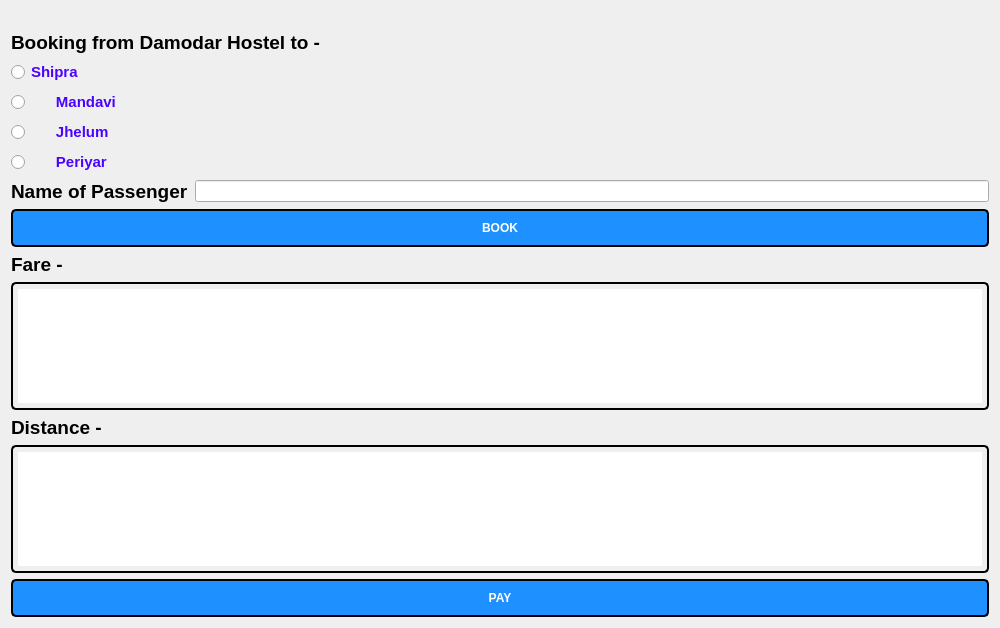
<?xml version="1.0" encoding="UTF-8"?>
<ui version="4.0">
 <class>bookingdestopt</class>
 <widget class="QDialog" name="bookingdestopt">
  <property name="geometry">
   <rect>
    <x>0</x>
    <y>0</y>
    <width>1000</width>
    <height>628</height>
   </rect>
  </property>
  <property name="windowTitle">
   <string>Booking</string>
  </property>
  <property name="styleSheet">
   <string notr="true">QRadioButton{
    
	color: rgb(74, 3, 255);
  font:bold;
}
QRadioButton::hover{
   color:black;
}
QRadioButton::pressed{
   color:black;
}</string>
  </property>
  <layout class="QVBoxLayout" name="verticalLayout_2">
   <item>
    <widget class="QLabel" name="label_bookingimg">
     <property name="text">
      <string/>
     </property>
    </widget>
   </item>
   <item>
    <layout class="QVBoxLayout" name="verticalLayout">
     <item>
      <widget class="QLabel" name="label">
       <property name="font">
        <font>
         <pointsize>14</pointsize>
         <bold>true</bold>
        </font>
       </property>
       <property name="text">
        <string>Booking from Damodar Hostel to - </string>
       </property>
      </widget>
     </item>
     <item>
      <widget class="QRadioButton" name="Shipra">
       <property name="font">
        <font>
         <pointsize>11</pointsize>
         <italic>false</italic>
         <bold>true</bold>
        </font>
       </property>
       <property name="text">
        <string>Shipra</string>
       </property>
       <property name="icon">
        <iconset theme="zoom-in">
         <normaloff>.</normaloff>.</iconset>
       </property>
      </widget>
     </item>
     <item>
      <widget class="QRadioButton" name="Mandavi">
       <property name="font">
        <font>
         <pointsize>11</pointsize>
         <italic>false</italic>
         <bold>true</bold>
        </font>
       </property>
       <property name="text">
        <string>      Mandavi</string>
       </property>
      </widget>
     </item>
     <item>
      <widget class="QRadioButton" name="Jhelum">
       <property name="font">
        <font>
         <pointsize>11</pointsize>
         <italic>false</italic>
         <bold>true</bold>
        </font>
       </property>
       <property name="text">
        <string>      Jhelum</string>
       </property>
      </widget>
     </item>
     <item>
      <widget class="QRadioButton" name="Periyar">
       <property name="font">
        <font>
         <pointsize>11</pointsize>
         <italic>false</italic>
         <bold>true</bold>
        </font>
       </property>
       <property name="text">
        <string>      Periyar</string>
       </property>
      </widget>
     </item>
    </layout>
   </item>
   <item>
    <layout class="QHBoxLayout" name="horizontalLayout">
     <item>
      <widget class="QLabel" name="label_2">
       <property name="font">
        <font>
         <pointsize>14</pointsize>
         <bold>true</bold>
        </font>
       </property>
       <property name="text">
        <string>Name of Passenger</string>
       </property>
      </widget>
     </item>
     <item>
      <widget class="QLineEdit" name="passengername"/>
     </item>
    </layout>
   </item>
   <item>
    <widget class="QPushButton" name="bookbutton">
     <property name="styleSheet">
      <string notr="true">QPushButton {
  background-color: #1E90FF;
  color: white;
  border-radius: 5px;
  padding: 10px;
  font-weight: bold;
  border: 2px solid black;
}

QPushButton:hover {
  background-color: rgb(166, 98, 200);
  font-style: italic;
  border: 2px solid white;
  color:black;
}

QPushButton:pressed {
  background-color: #008080;
  font-weight: bold;
  color: white;
  border: 2px solid white;
}
</string>
     </property>
     <property name="text">
      <string>BOOK</string>
     </property>
    </widget>
   </item>
   <item>
    <widget class="QLabel" name="farelab">
     <property name="font">
      <font>
       <pointsize>14</pointsize>
       <bold>true</bold>
      </font>
     </property>
     <property name="text">
      <string>Fare -</string>
     </property>
    </widget>
   </item>
   <item>
    <widget class="QPlainTextEdit" name="fareop">
     <property name="styleSheet">
      <string notr="true">QPlainTextEdit {
    padding: 5px;
    border: 2px solid black;
    border-radius: 5px;
    font-size: 16px;
    font-family: Arial;
}




</string>
     </property>
    </widget>
   </item>
   <item>
    <widget class="QLabel" name="distancelab">
     <property name="font">
      <font>
       <pointsize>14</pointsize>
       <bold>true</bold>
      </font>
     </property>
     <property name="text">
      <string>Distance -</string>
     </property>
    </widget>
   </item>
   <item>
    <widget class="QPlainTextEdit" name="distanceop">
     <property name="styleSheet">
      <string notr="true">QPlainTextEdit {
    padding: 5px;
    border: 2px solid black;
    border-radius: 5px;
    font-size: 16px;
    font-family: Arial;
}




</string>
     </property>
    </widget>
   </item>
   <item>
    <widget class="QPushButton" name="pushbutton_pay">
     <property name="styleSheet">
      <string notr="true">QPushButton {
  background-color: #1E90FF;
  color: white;
  border-radius: 5px;
  padding: 10px;
  font-weight: bold;
  border: 2px solid black;
}

QPushButton:hover {
  background-color: rgb(255, 232, 115);
  font-style: italic;
  border: 2px solid white;
  color:black;
}

QPushButton:pressed {
  background-color: #008080;
  font-weight: bold;
font-color: black;
  color: white;
  border: 2px solid white;
}
</string>
     </property>
     <property name="text">
      <string>PAY</string>
     </property>
    </widget>
   </item>
  </layout>
 </widget>
 <resources/>
 <connections/>
</ui>
